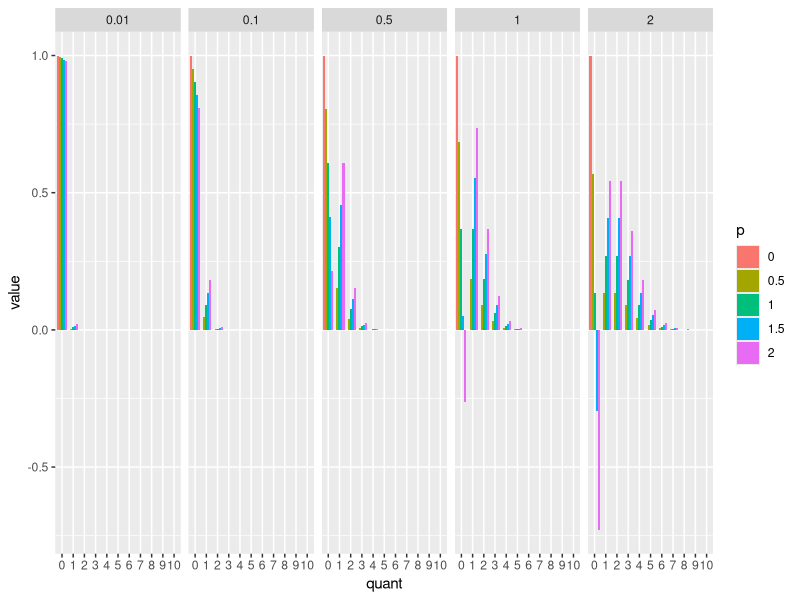

Generate this figure with R:
#density ZIP
dzipois <- function(x, lambda, p, log = FALSE) {
  ifelse(x == 0, 1 - p + p * exp(-lambda), p * (lambda^x) * exp(-lambda)/(factorial(x)))
}


dzipois(5, 2, 1)
dpois(5, 2)

library(ggplot2)
library(reshape2)

compare_dens <- function(lambdas = c(0.1, 0.5, 1, 2), quantiles = 0L:10, ps = 0:4/4) {
  melt(do.call(rbind, lapply(lambdas, function(single_lambda) {
    df_dens <- data.frame(factor(rep(single_lambda, length(quantiles))), 
                          factor(quantiles), 
                          sapply(ps, function(single_p)
                            dzipois(quantiles, single_lambda, single_p)))
    
    colnames(df_dens) <- c("lambda", "quant", ps)
    df_dens
  })), variable.name = "p")
}

mdf_dens <- compare_dens(lambdas = c(0.01, 0.1, 0.5, 1, 2),
                         quantiles = 0L:10,
                         ps = 0:4/2)
ggplot(mdf_dens, aes(x = quant, y = value, fill = p)) +
  geom_bar(stat = "identity", position = "dodge") +
  facet_wrap(~ lambda, nrow = 1)
